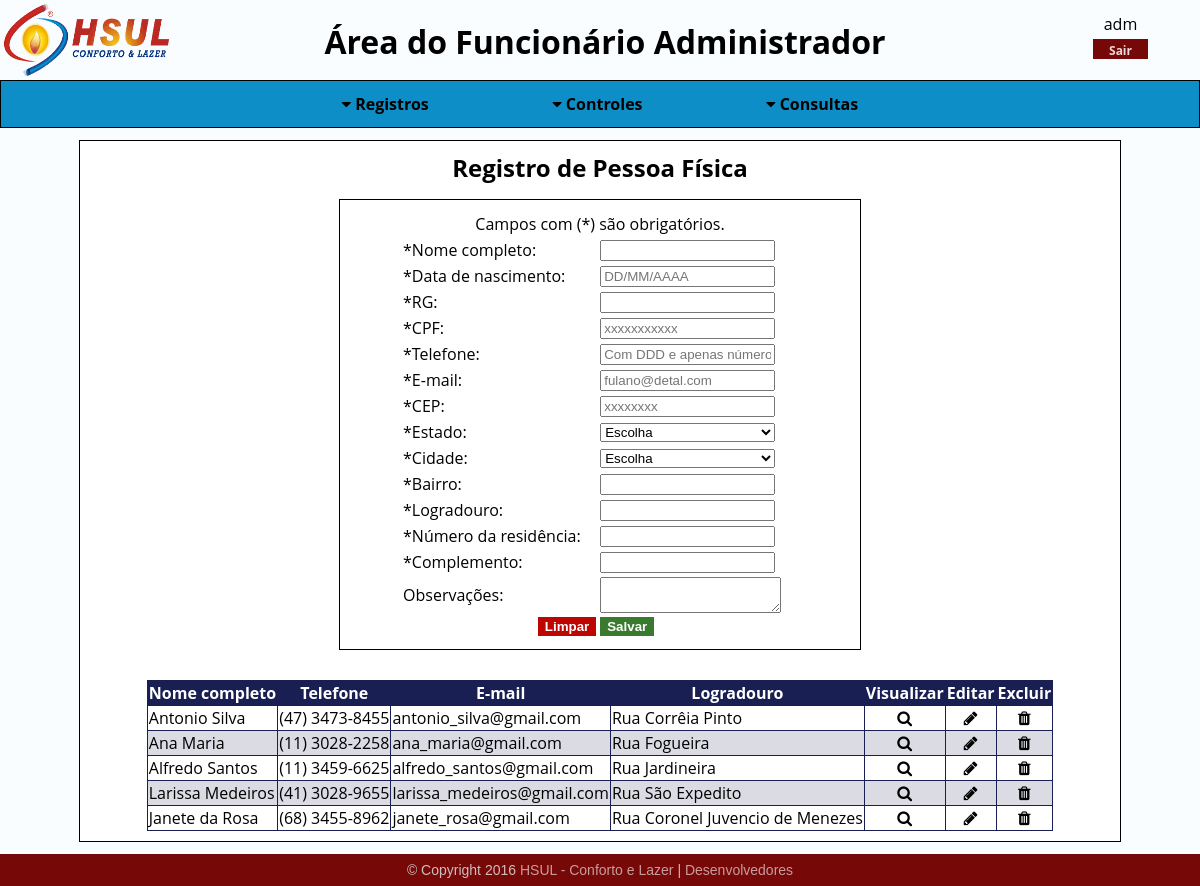
The page /sistema/hs_menu_funcionarios.php?pasta=clientes/fisicos/registros/&arq=hs_fmins_fisicos&ext=php (signed in) on the database its author committed.
### tables this page shows
CREATE TABLE `clientesfisicos` (
  `id` int(6) UNSIGNED ZEROFILL NOT NULL COMMENT ' Identificador único para cada atributo, não havendo possibilidade de repetição.\n',
  `clientes_id` int(6) UNSIGNED ZEROFILL NOT NULL COMMENT 'Chave estrangeira vinda da tabela de clientes para conectar as informações. ',
  `data_nascimento` date NOT NULL COMMENT 'Campo para data de nascimento do cliente físico.',
  `rg` varchar(20) NOT NULL COMMENT 'Campo para Registro Geral (RG) do cliente físico.',
  `cpf` bigint(11) UNSIGNED ZEROFILL NOT NULL COMMENT 'Campo para Cadastro de Pessoa Física do cliente.',
  `telefone` bigint(15) UNSIGNED NOT NULL COMMENT 'Campo para telefone do cliente físico, para entrar em contato com o mesmo.',
  `email` varchar(70) NOT NULL COMMENT 'Campo para e-mail do cliente físico para, também, entrar em contato com o mesmo.',
  `numero_residencia` int(5) UNSIGNED NOT NULL COMMENT 'Campo para o número da residência do cliente físico, provendo a localização do mesmo.'
);

CREATE TABLE `clientes` (
  `id` int(6) UNSIGNED ZEROFILL NOT NULL COMMENT 'Identificador único para cada atributo, não havendo possibilidade de repetição.',
  `cidades_id` int(6) UNSIGNED ZEROFILL NOT NULL COMMENT 'Chave estrangeira vinda da tabela de cidades para conectar as informações. ',
  `nome` varchar(45) NOT NULL COMMENT 'Campo para o nome do cliente, seja ele físico ou jurídico.',
  `cep` int(8) UNSIGNED ZEROFILL NOT NULL COMMENT 'Campo para o CEP do cliente, seja ele físico ou jurídico, provendo informações para a localização do mesmo.',
  `bairro` varchar(30) NOT NULL COMMENT 'Campo para o bairro do cliente, seja ele físico ou jurídico, provendo informações para a localização do mesmo.',
  `logradouro` varchar(45) NOT NULL COMMENT 'Campo para a rua do cliente, seja ele físico ou jurídico, provendo informações para a localização do mesmo.',
  `complemento` varchar(20) NOT NULL COMMENT 'Campo para o complemento da residência do cliente, seja ele físico ou jurídico.',
  `observacoes` text COMMENT 'Campo para as observações sobre o cliente, seja ele físico ou jurídico.'
);

### sistema/clientes/fisicos/registros/hs_fmins_fisicos.php (the view, shortened to what this page needs)
<h2>Registro de Pessoa Física</h2>
<div>
  <div class="registros">
      <form name="frmcadfisico" method="POST" action="?pasta=clientes/fisicos/registros/&arq=hs_ins_fisicos&ext=php" onsubmit="return validacaofisico()">
    <table>
      <tr>
        <td colspan="2" class="obg">Campos com (*) são obrigatórios.</td>
      </tr>
      <tr>
        <td>*Nome completo:</td>
        <td> <input type="text" name="txtnome" maxlength="50"/> </td>
      </tr>
      <tr>
        <td>*Data de nascimento:</td>
        <td> <input type="text" name="txtdata" readonly='readonly' id="datepicker" placeholder="DD/MM/AAAA"/> </td>
      </tr>
      <tr>
        <td>*RG:</td>
        <td> <input type="text" name="txtrg" maxlength="12"/> </td>
      </tr>
      <tr>
        <td>*CPF:</td>
        <td> <input type="text" name="txtcpf" placeholder="xxxxxxxxxxx" maxlength="14"/> </td>
      </tr>
      <tr>
        <td>*Telefone:</td>
        <td> <input type="text" name="txttelefone" placeholder="Com DDD e apenas números" maxlength="15"/> </td>
      </tr>
      <tr>
        <td>*E-mail:</td>
        <td> <input type="text" name="txtemail" placeholder="fulano@detal.com" maxlength="70"/> </td>
      </tr>
      <tr>
        <td>*CEP:</td>
        <td> <input type="text" name="txtcep" placeholder="xxxxxxxx" maxlength="10"/> </td>
      </tr>
      <tr>
        <td>*Estado:</td>
        <td>
          <select name="selestado" id="selestado" onchange="mostraCidades()">
            <option value="">Escolha</option>
            <?php
              $hs_sel_estados = "SELECT * FROM estados GROUP BY nome";
              $hs_sel_estados_preparado = $conexaobd->prepare($hs_sel_estados);
              $hs_sel_estados_preparado->execute();
              while($hs_sel_estados_dados = $hs_sel_estados_preparado->fetch()){
                $id_estados = $hs_sel_estados_dados['id'];
                $nome_estados = $hs_sel_estados_dados['nome'];
                echo "<option value='".$id_estados."'>".$nome_estados."</option>";
              }
            ?>
          </select>
        </td>
      </tr>
      <tr>
        <td>*Cidade:</td>
        <td>
          <select name="selcidade" id="selcidade">
            <option value="">Escolha</option>
          </select>
        </td>
      </tr>
      <tr>
        <td>*Bairro:</td>
        <td> <input type="text" name="txtbairro" maxlength="45" /> </td>
      </tr>
      <tr>
        <td>*Logradouro:</td>
        <td> <input type="text" name="txtlogradouro" maxlength="60"/> </td>
      </tr>
      <tr>
        <td>*Número da residência:</td>
        <td> <input type="text" name="txtnresidencia" maxlength="5"/> </td>
      </tr>
      <tr>
        <td>*Complemento:</td>
        <td> <input type="text" name="txtcomplemento" maxlength="20"/> </td>
      </tr>
      <tr>
        <td>Observações:</td>
        <td><textarea name="txaobservacoes"></textarea></td>
      </tr>
      <tr align="center">
        <td>
          <button type="reset">Limpar</button>
        </td>
        <td>
          <button type="submit">Salvar</button>
        </td>
      </tr>
    </table>
  </form>
  </div>
</div>
<div class="consultas">
  <?php
  $hs_sel_fisicos = "SELECT clientesfisicos.id AS fisicos_id, clientes.id clientes_id, clientes.nome AS nome_cliente, clientesfisicos.telefone, clientesfisicos.email, clientes.logradouro FROM clientesfisicos INNER JOIN clientes ON clientesfisicos.clientes_id=clientes.id";
  $hs_sel_fisicos_preparado = $conexaobd->prepare($hs_sel_fisicos);
  $hs_sel_fisicos_preparado->execute();
  ?>
  <table>
    <thead>
      <tr>
        <th>Nome completo</th>
        <th>Telefone</th>
        <th>E-mail</th>
        <th>Logradouro</th>
        <th>Visualizar</th>
        <th>Editar</th>
        <th>Excluir</th>
      </tr>
    </thead>
    <tbody>
      <?php
        if($hs_sel_fisicos_preparado->rowCount() > 0){
          while($hs_sel_fisicos_dados = $hs_sel_fisicos_preparado->fetch()){
            $telefone = preg_replace('/^(\d{2})(\d{4,5})(\d{4})$/', '($1) $2-$3', $hs_sel_fisicos_dados['telefone']);
      ?>
      <tr>
        <td><?php echo $hs_sel_fisicos_dados['nome_cliente']; ?></td>
        <td><?php echo $telefone; ?></td>
        <td><?php echo $hs_sel_fisicos_dados['email']; ?></td>
        <td><?php echo $hs_sel_fisicos_dados['logradouro']; ?></td>
        <td align="center"><a href="?pasta=clientes/fisicos/consultas/&arq=hs_con_detfisicos&ext=php&id=<?php echo $hs_sel_fisicos_dados['fisicos_id'];?>" title="Visualizar cliente"><i class="fa fa-search" aria-hidden="true"></i></a></td>
        <td align="center"><a href="?pasta=clientes/fisicos/registros/&arq=hs_fmupd_fisicos&ext=php&fisicos_id=<?php echo $hs_sel_fisicos_dados['fisicos_id'];?>&clientes_id=<?php echo $hs_sel_fisicos_dados['clientes_id']; ?>" title="Editar cliente"><i class="fa fa-pencil" aria-hidden="true"></i></a></td>
        <td align="center"><a title="Excluir registro"><?php echo confirmacao_exclusao($hs_sel_fisicos_dados['fisicos_id'], $hs_sel_fisicos_dados['clientes_id'], '?pasta=clientes/fisicos/registros/&arq=hs_del_fisicos&ext=php', 'o cliente',  $hs_sel_fisicos_dados['nome_cliente']); ?></a></td>
      </tr>
      <?php
        }
        }else{
      ?>
      <tr>
        <td align="center" colspan="7">Não há registros</td>
      </tr>
      <?php
        }
      ?>
    </tbody>
  </table>
</div>

### adicionais/php/hs_confirmacao_delete_php.php
 <?php
  function confirmacao_exclusao($valor, $valor2, $acao, $tipo, $nome){
    $formName = md5($valor.time());
    $criptoValor = md5($valor);
    $submit = "onClick = 'confirmar_exclusao(\"$tipo\", \"$nome\", \"$formName\" );'";
  if($valor2=="vazio"){
    $safeLink = "<form name='".$formName."' action='".$acao."' method='POST' id='".$formName."'>";
    $safeLink.= "<input type='hidden' name='id' value='".$criptoValor."'/>";
    $safeLink.= "<i $submit class='fa fa-trash' aria-hidden='true'></i>";
    $safeLink.= "</form>";
  }else{
    $criptoValor2 = md5($valor2);
    $safeLink = "<form name='".$formName."' action='".$acao."' method='POST' id='".$formName."'>";
    $safeLink.= "<input type='hidden' name='id' value='".$criptoValor."'/>";
    $safeLink.= "<input type='hidden' name='id2' value='".$criptoValor2."'/>";
    $safeLink.= "<i $submit class='fa fa-trash' aria-hidden='true'></i>";
    $safeLink.= "</form>";
    }
    return $safeLink;
  }
?>

### layout/css/hsul_backend_css.css (style rules this page uses)
* { margin: 0; }
a { color: inherit; text-decoration: inherit; }
html { height: 100%; width: 100%; }
body { background-color: #f9fdff; height: 100%; width: 100%; }
h2 { text-align: center; }
.obg { text-align: center; }
.registros { padding: 10px; border: 1px solid; width: 500px; justify-content: center; margin: 0 auto; margin-top: 15px; }
.registros select { width: 175px; }
.registros input { width: 175px; }
.registros table { margin: 0 auto; width: 400px; }
.registros td { min-width: 170px; }
.registros button[type=submit] { background-color: #3a7a2f; border: 1px solid #3a7a2f; color: #fff; font-weight: bold; cursor: pointer; float: left; }
.registros button[type=reset] { background-color: #bd0602; border: 1px solid #bd0602; color: #fff; font-weight: bold; cursor: pointer; float: right; }
.consultas table { margin: 0 auto; margin-top: 30px; border: 1px solid #191f52; border-collapse: collapse; min-width: 400px; max-width: 1050px; }
.consultas tr td { border: 1px solid #191f52; border-collapse: collapse; }
.consultas th { background-color: #191f52; color: #fff; border: 1px solid #191f52; }
.consultas table i { cursor: pointer; }
.consultas tr:nth-child(even) { background: rgba(25, 31, 82, 0.16); }
.fa.fa-pencil { color: #000000; }
a { cursor: pointer; }

### rows shown on the page
clientesfisicos: clientes.nome "Antonio Silva", telefone "(47) 3473-8455", email "antonio_silva@gmail.com", clientes.logradouro "Rua Corrêia Pinto"
clientesfisicos: clientes.nome "Ana Maria", telefone "(11) 3028-2258", email "ana_maria@gmail.com", clientes.logradouro "Rua Fogueira"
clientesfisicos: clientes.nome "Alfredo Santos", telefone "(11) 3459-6625", email "alfredo_santos@gmail.com", clientes.logradouro "Rua Jardineira"
clientesfisicos: clientes.nome "Larissa Medeiros", telefone "(41) 3028-9655", email "larissa_medeiros@gmail.com", clientes.logradouro "Rua São Expedito"
clientesfisicos: clientes.nome "Janete da Rosa", telefone "(68) 3455-8962", email "janete_rosa@gmail.com", clientes.logradouro "Rua Coronel Juvencio de Menezes"

### other values the page prints
$_SESSION['usuario'] "adm"
$funcionario "Administrador"
